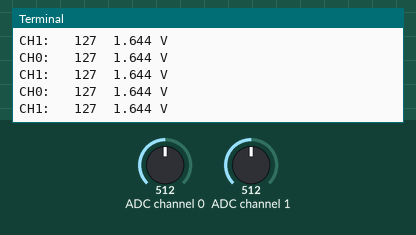
Simulated run of this program. Board: Raspberry Pi (BCM pin numbers). Shown: the last lines printed to the terminal. The inputs (shaded band) are chosen by the test bench; at power-on: ADC channel 0 = 512, ADC channel 1 = 512 (analog values on the 0–1023 scale).

Above: at 1.2 s.
1.3 s: ADC channel 0 set to 411
At 1.9 s:
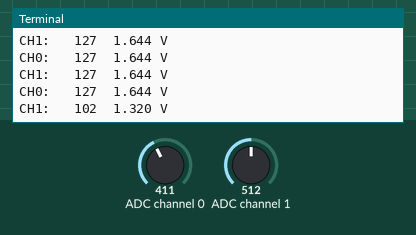
2.8 s: ADC channel 0 set to 384
At 3.4 s:
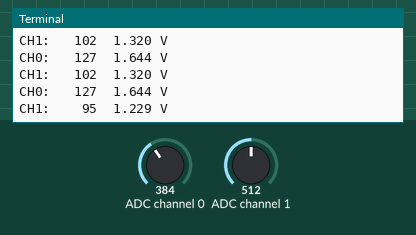
Timing chart, 0 to 5.8 s (numbered marks = the images above; inputs shaded):
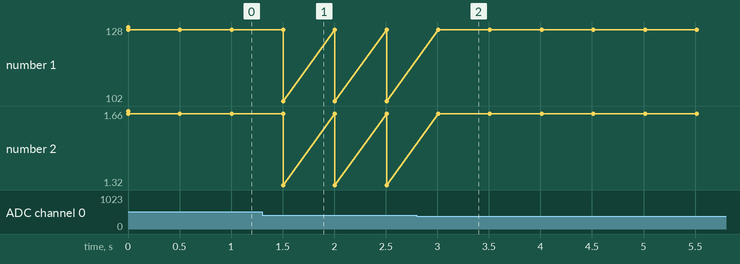

Measured:
- the behaviour switches between 402 and 401 on ADC channel 0 (found by bisection; images 1 and 2)
- after the input at 1.3 s, the terminal: prints a new line after 0.21 s (image 1)
- after the input at 2.8 s, the terminal: prints a new line after 0.21 s (image 2)
- plotted number 1: 127 → 102 after the input at 1.3 s
- plotted number 2: 1.64 → 1.32 after the input at 1.3 s

The program:

pcf8591t.py
```python
#!/usr/bin/env python3

import smbus
import time

address = 0x48
A0 = 0x40
A1 = 0x41

bus = smbus.SMBus(1)

print("{:>5}\t{:>5}".format('raw', 'voltage'))

while True:
    bus.write_byte(address,A0)
    value0 = bus.read_byte(address)
    voltage0 = ( 3.3 / 255 ) * value0

    bus.write_byte(address,A1)
    value1 = bus.read_byte(address)
    voltage1 = ( 3.3 / 255 ) * value1

    print("CH0: {:>5}\t{:>5.3f} V".format(value0, voltage0))
    print("CH1: {:>5}\t{:>5.3f} V".format(value1, voltage1))

    time.sleep(0.5)
```
